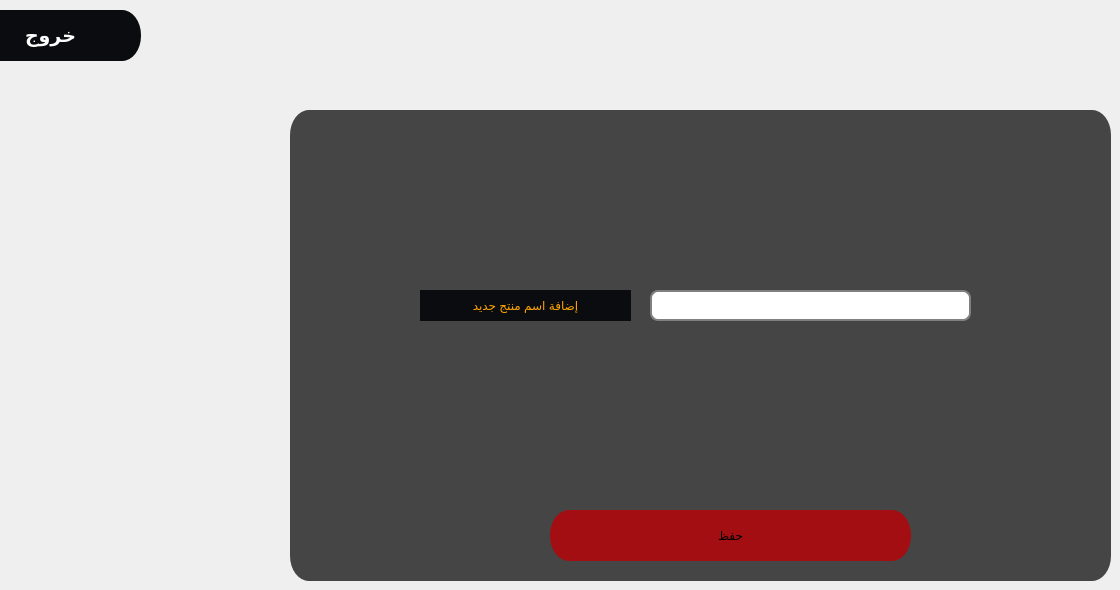
    <widget class="QWidget" name="tab_4">
     <attribute name="title">
      <string>Page</string>
     </attribute>
     <widget class="QFrame" name="frame_menu_22">
      <property name="enabled">
       <bool>true</bool>
      </property>
      <property name="geometry">
       <rect>
        <x>290</x>
        <y>110</y>
        <width>821</width>
        <height>471</height>
       </rect>
      </property>
      <property name="whatsThis">
       <string>&lt;html&gt;&lt;head/&gt;&lt;body&gt;&lt;p&gt;&lt;img src=&quot;:/pt/pos.png&quot;/&gt;&lt;/p&gt;&lt;/body&gt;&lt;/html&gt;</string>
      </property>
      <property name="styleSheet">
       <string notr="true">
QFrame{
	border-radius: 19px solid;
	background-color: qlineargradient(spread:pad, x1:1, y1:1, x2:1, y2:1, stop:1 rgba(0, 0, 0, 181));
}
QFrame:hover{
	border-left:3px solid rgb(255, 242, 0);
	border-bottom:3px solid rgb(255, 242, 0);
    border-top:3px solid rgb(255, 190, 0);
	border-right:3px solid rgb(255, 190, 0);
	

}</string>
      </property>
      <property name="frameShape">
       <enum>QFrame::StyledPanel</enum>
      </property>
      <property name="frameShadow">
       <enum>QFrame::Raised</enum>
      </property>
      <widget class="QPushButton" name="saveBtn_4">
       <property name="geometry">
        <rect>
         <x>260</x>
         <y>400</y>
         <width>361</width>
         <height>51</height>
        </rect>
       </property>
       <property name="styleSheet">
        <string notr="true">QPushButton{
	border-radius: 19px solid;
	border-bottom:0px solid rgb(171, 16, 20);
    border-top:0px solid rgb(171, 16, 20);
	
	background-color: rgb(163, 14, 18);


  

}

QPushButton:hover{
	border: 7px solid qlineargradient(spread:pad, x1:1, y1:1, x2:1, y2:1, stop:1 rgba(0, 0, 0, 0));
	border-radius: 19px solid;
	border-bottom:0px solid rgb(171, 16, 20);
    border-top:0px solid rgb(171, 16, 20);
	



   background-color:rgb(237, 28, 47);

	


}
QPushButton:pressed{
	color:rgb(255, 205, 0);

   background-color:rgb(189, 22, 37);
}</string>
       </property>
       <property name="text">
        <string>حفظ</string>
       </property>
       <property name="icon">
        <iconset resource="../../Desktop/pt.qrc">
         <normaloff>:/pt/save.png</normaloff>:/pt/save.png</iconset>
       </property>
       <property name="iconSize">
        <size>
         <width>33</width>
         <height>33</height>
        </size>
       </property>
      </widget>
      <widget class="QLabel" name="label_4">
       <property name="geometry">
        <rect>
         <x>130</x>
         <y>180</y>
         <width>211</width>
         <height>31</height>
        </rect>
       </property>
       <property name="styleSheet">
        <string notr="true">background-color: rgb(11, 12, 15);
color: rgb(255, 165, 0);
border: none;</string>
       </property>
       <property name="text">
        <string>إضافة اسم منتج جديد</string>
       </property>
       <property name="alignment">
        <set>Qt::AlignCenter</set>
       </property>
      </widget>
      <widget class="QLineEdit" name="lineEdit_13">
       <property name="geometry">
        <rect>
         <x>360</x>
         <y>180</y>
         <width>321</width>
         <height>31</height>
        </rect>
       </property>
       <property name="styleSheet">
        <string notr="true">QLineEdit {
padding: 1px;
border-style: solid;
border: 2px solid gray;
border-radius: 8px;
color: rgb(255, 255, 255);

}
</string>
       </property>
      </widget>
     </widget>
     <widget class="QPushButton" name="btn_exit_to_app_7">
      <property name="enabled">
       <bool>true</bool>
      </property>
      <property name="geometry">
       <rect>
        <x>-40</x>
        <y>10</y>
        <width>181</width>
        <height>51</height>
       </rect>
      </property>
      <property name="font">
       <font>
        <family>Hack</family>
        <pointsize>14</pointsize>
        <weight>75</weight>
        <bold>true</bold>
       </font>
      </property>
      <property name="cursor">
       <cursorShape>PointingHandCursor</cursorShape>
      </property>
      <property name="contextMenuPolicy">
       <enum>Qt::DefaultContextMenu</enum>
      </property>
      <property name="layoutDirection">
       <enum>Qt::LeftToRight</enum>
      </property>
      <property name="styleSheet">
       <string notr="true">QPushButton{
	border-radius: 19px solid;
	border-bottom:0px solid rgb(171, 16, 20);
    border-top:0px solid rgb(171, 16, 20);
	
	background-color: rgb(11, 12, 15);
	color: rgb(255, 255, 255);

  

}

QPushButton:hover{
	border: 70px solid qlineargradient(spread:pad, x1:1, y1:1, x2:1, y2:1, stop:1 rgba(0, 0, 0, 0));
   border-radius: 20px solid;
	border-right:18px;
	border-bottom:1px solid  rgb(237, 28, 45);
    border-top:1px solid rgb(237, 28, 46) ;
   background-color:rgb(237, 28, 47);

	


}
QPushButton:pressed{
	color:rgb(255, 205, 0);
   border-radius: 20px solid;
	border-right:18px;
	border-bottom:1px solid  rgb(237, 28, 45);
    border-top:1px solid rgb(237, 28, 46) ;
   background-color:rgb(189, 22, 37);
}</string>
      </property>
      <property name="text">
       <string>خروج</string>
      </property>
      <property name="icon">
       <iconset resource="../../Desktop/pt.qrc">
        <normaloff>:/pt/logout.png</normaloff>:/pt/logout.png</iconset>
      </property>
      <property name="iconSize">
       <size>
        <width>40</width>
        <height>50</height>
       </size>
      </property>
     </widget>
    </widget>
